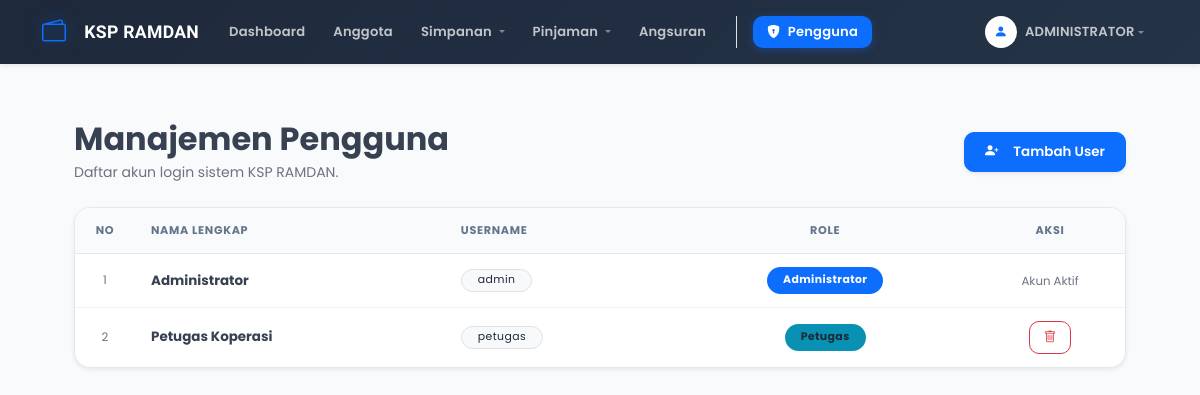
The app's page /data_user.php (signed in) with its own data.
### tables this page shows
CREATE TABLE `tb_user_ramdan` (
  `id_user` int(11) NOT NULL,
  `id_role` int(11) NOT NULL,
  `username` varchar(50) NOT NULL,
  `password` varchar(255) NOT NULL,
  `nama` varchar(100) NOT NULL
);

### data_user.php (the view, shortened to what this page needs)
<?php
include 'koneksi.php';
include 'header.php';
?>
<div class="content">
    <div class="d-flex justify-content-between align-items-center mb-4">
        <div>
            <h2 class="fw-bold mb-1">Manajemen Pengguna</h2>
            <p class="text-muted small mb-0">Daftar akun login sistem KSP RAMDAN.</p>
        </div>
        <a href="tambah_user.php" class="btn btn-primary shadow-sm"><i class="bi bi-person-plus-fill me-2"></i>Tambah User</a>
    </div>
    <div class="card shadow-sm border-0 rounded-4 overflow-hidden">
        <div class="card-body p-0">
            <div class="table-responsive">
                <table class="table table-hover align-middle mb-0">
                    <thead class="bg-light">
                        <tr>
                            <th class="text-center py-3" width="60">NO</th>
                            <th class="py-3">NAMA LENGKAP</th>
                            <th class="py-3">USERNAME</th>
                            <th class="py-3 text-center">ROLE</th>
                            <th class="text-center py-3" width="150">AKSI</th>
                        </tr>
                    </thead>
                    <tbody>
                        <?php
                        $no = 1;
                        $sql = "SELECT u.id_user, u.nama, u.username, r.nama_role
                                FROM tb_user_ramdan u
                                JOIN tb_role_ramdan r ON u.id_role = r.id_role
                                WHERE r.nama_role IN ('Admin', 'Petugas')
                                ORDER BY r.nama_role ASC, u.nama ASC";
                        $query = mysqli_query($koneksi, $sql);
                        while ($row = mysqli_fetch_assoc($query)) {
                        ?>
                        <tr>
                            <td class="text-center text-muted small"><?php echo $no++; ?></td>
                            <td class="fw-bold"><?php echo htmlspecialchars($row['nama']); ?></td>
                            <td><span class="badge bg-light text-dark border fw-normal px-3"><?php echo htmlspecialchars($row['username']); ?></span></td>
                            <td class="text-center">
                                <?php if ($row['nama_role'] == 'Admin'): ?>
                                    <span class="badge bg-primary rounded-pill px-3 py-2">Administrator</span>
                                <?php else: ?>
                                    <span class="badge bg-info text-dark rounded-pill px-3 py-2">Petugas</span>
                                <?php endif; ?>
                            </td>
                            <td class="text-center">
                                <?php if ($row['id_user'] != $_SESSION['id_user']): ?>
                                    <a href="hapus_user.php?id=<?php echo $row['id_user']; ?>" class="btn btn-sm btn-outline-danger" onclick="return confirm('Cabut akses user ini?');"><i class="bi bi-trash"></i></a>
                                <?php else: ?>
                                    <small class="text-muted italic">Akun Aktif</small>
                                <?php endif; ?>
                            </td>
                        </tr>
                        <?php } ?>
                    </tbody>
                </table>
            </div>
        </div>
    </div>
</div>
<?php include 'footer.php'; ?>

### style.css (style rules this page uses)
:root { --ksp-primary: #0d6efd; --ksp-primary-hover: #0859d6; --ksp-primary-soft: rgba(13, 110, 253, 0.08); --ksp-primary-glow: 0 0 0 4px rgba(13, 110, 253, 0.14); --ksp-dark: #1e293b; --ksp-dark-2: #334155; --ksp-text: #374151; --ksp-muted: #6b7280; --ksp-border: #e5e7eb; --ksp-border-soft: #f0f2f5; --ksp-bg: #f4f7fb; --ksp-surface: #ffffff; --ksp-surface-2: #f8fafc; --ksp-glass: rgba(255, 255, 255, 0.85); --ksp-success: #16a34a; --ksp-success-soft: rgba(22, 163, 74, 0.1); --ksp-warning: #d97706; --ksp-warning-soft: rgba(217, 119, 6, 0.1); --ksp-danger: #dc2626; --ksp-danger-soft: rgba(220, 38, 38, 0.1); --ksp-info: #0891b2; --ksp-info-soft: rgba(8, 145, 178, 0.1); --shadow-xs: 0 1px 2px rgba(0, 0, 0, 0.05); --shadow-sm: 0 2px 8px rgba(0, 0, 0, 0.06), 0 1px 3px rgba(0, 0, 0, 0.04); --shadow-md: 0 4px 16px rgba(0, 0, 0, 0.08), 0 2px 6px rgba(0, 0, 0, 0.04); --shadow-lg: 0 10px 30px rgba(0, 0, 0, 0.1), 0 4px 12px rgba(0, 0, 0, 0.05); --shadow-glow: 0 0 24px rgba(13, 110, 253, 0.18); --radius-sm: 6px; --radius-md: 10px; --radius-lg: 16px; --radius-xl: 20px; --radius-pill: 999px; --ease-out: cubic-bezier(0.22, 1, 0.36, 1); --ease-in: cubic-bezier(0.55, 0, 1, 0.45); --ease-inout: cubic-bezier(0.65, 0, 0.35, 1); --duration: 0.28s; }
*, *::before, *::after { box-sizing: border-box; }
html { scroll-behavior: smooth; }
body { font-family: 'Poppins', 'Plus Jakarta Sans', sans-serif; background-color: var(--ksp-bg); color: var(--ksp-text); -webkit-font-smoothing: antialiased; -moz-osx-font-smoothing: grayscale; min-height: 100vh; overflow-x: hidden; }
.content { padding: 28px 24px 60px; max-width: 1400px; margin: 0 auto; min-height: calc(100vh - 72px); animation: contentFadeIn 0.4s var(--ease-out) both; }
.card { background: var(--ksp-surface); border: 1px solid var(--ksp-border) !important; border-radius: var(--radius-lg) !important; box-shadow: var(--shadow-sm); transition: transform var(--duration) var(--ease-out), box-shadow var(--duration) var(--ease-out), border-color var(--duration) ease; overflow: hidden; }
.card-body { padding: 20px; }
.table-responsive { border-radius: 0 0 var(--radius-lg) var(--radius-lg); overflow: hidden; }
.table { margin-bottom: 0; font-size: 0.84rem; border-collapse: separate; border-spacing: 0; }
.table thead th, .table-ksp-head th { font-size: 0.7rem !important; font-weight: 700 !important; text-transform: uppercase; letter-spacing: 0.7px; padding: 14px 16px !important; border-bottom: none !important; white-space: nowrap; }
.table thead.bg-light th { background: #f8fafc !important; color: #64748b !important; border-bottom: 1px solid var(--ksp-border) !important; }
.table td { padding: 13px 16px; vertical-align: middle; border-bottom: 1px solid var(--ksp-border-soft); color: var(--ksp-text); transition: background var(--duration) ease; }
.table-hover tbody tr { transition: background var(--duration) ease; }
.table tbody tr:last-child td { border-bottom: none; }
.badge, [class*="badge-status"] { font-size: 0.68rem; font-weight: 700; letter-spacing: 0.4px; padding: 5px 12px; border-radius: var(--radius-pill); display: inline-flex; align-items: center; gap: 5px; }
.bg-primary { background: var(--ksp-primary) !important; }
.bg-info { background: var(--ksp-info) !important; }
.btn { font-weight: 600; font-size: 0.84rem; border-radius: var(--radius-md) !important; padding: 9px 20px; transition: all var(--duration) var(--ease-out) !important; display: inline-flex; align-items: center; gap: 7px; white-space: nowrap; position: relative; overflow: hidden; }
.btn::after { content: ''; position: absolute; inset: 0; background: rgba(255,255,255,0); transition: background 0.2s ease; border-radius: inherit; }
.btn-primary { background: var(--ksp-primary) !important; border-color: var(--ksp-primary) !important; color: #fff !important; box-shadow: 0 2px 8px rgba(13,110,253,0.25); }
.btn-sm { padding: 6px 14px; font-size: 0.78rem; }
.text-muted { color: var(--ksp-muted) !important; }
.text-dark { color: var(--ksp-dark) !important; }
@media (min-width: 1200px) { .content { padding: 32px 32px 80px; } }

### header.php (style rules this page uses)
body { font-family: 'Poppins', sans-serif; background-color: #f8fafc; }

### records on screen
tb_user_ramdan: nama "Administrator", username "admin", shows "Akun Aktif"
tb_user_ramdan: nama "Petugas Koperasi", username "petugas"

### other values on screen
$nama_user "ADMINISTRATOR"
